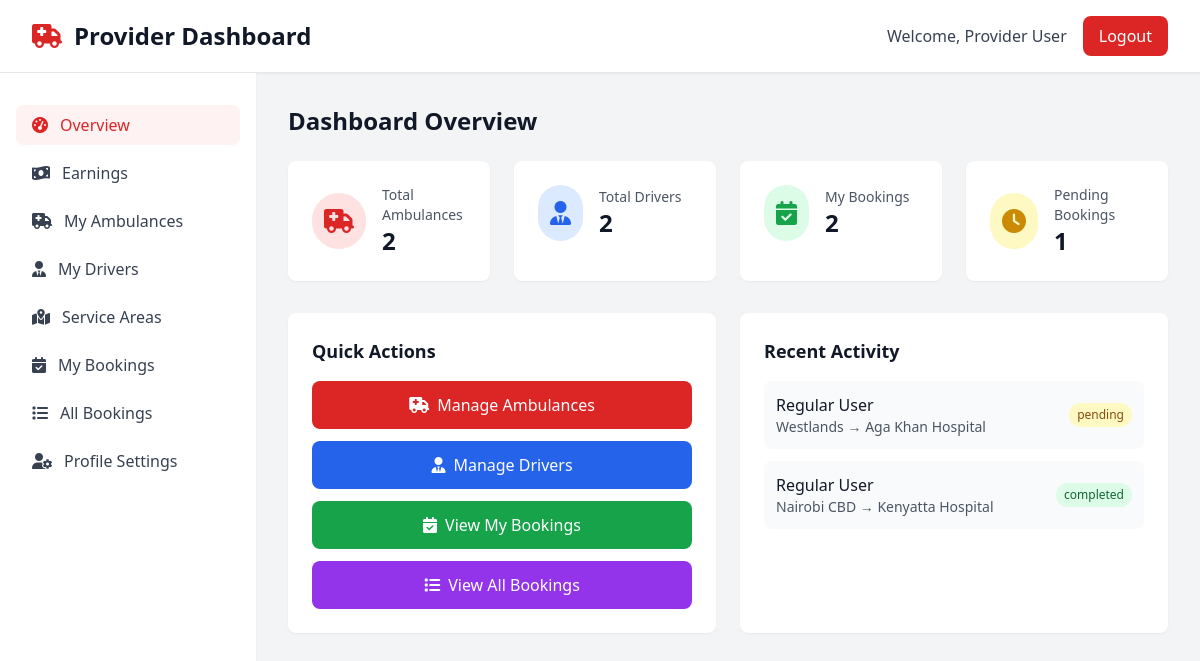
/provider/dashboard.php (signed in), run on the app's committed database.
### tables this page shows
CREATE TABLE IF NOT EXISTS bookings (
    id INT AUTO_INCREMENT PRIMARY KEY,
    user_id INT NOT NULL,
    ambulance_id INT,
    pickup_location VARCHAR(255) NOT NULL,
    destination VARCHAR(255) NOT NULL,
    booking_type ENUM('emergency', 'non-emergency') NOT NULL,
    status ENUM('pending', 'accepted', 'in_progress', 'completed', 'cancelled') DEFAULT 'pending',
    amount DECIMAL(10,2) DEFAULT 0.00,
    created_at TIMESTAMP DEFAULT CURRENT_TIMESTAMP,
    FOREIGN KEY (user_id) REFERENCES users(id) ON DELETE CASCADE,
    FOREIGN KEY (ambulance_id) REFERENCES ambulances(id) ON DELETE SET NULL
);

CREATE TABLE IF NOT EXISTS users (
    id INT AUTO_INCREMENT PRIMARY KEY,
    fullname VARCHAR(100) NOT NULL,
    email VARCHAR(100) NOT NULL UNIQUE,
    phone VARCHAR(20) NOT NULL,
    account_type ENUM('user', 'provider', 'admin') NOT NULL,
    password VARCHAR(255) NOT NULL,
    otp VARCHAR(6) DEFAULT NULL,
    otp_timestamp TIMESTAMP NULL,
    is_active BOOLEAN DEFAULT TRUE,
    email_verified BOOLEAN DEFAULT FALSE,
    is_approved BOOLEAN DEFAULT TRUE,
    rejection_reason TEXT NULL,
    created_at TIMESTAMP DEFAULT CURRENT_TIMESTAMP,
    updated_at TIMESTAMP DEFAULT CURRENT_TIMESTAMP ON UPDATE CURRENT_TIMESTAMP
);

### provider/dashboard.php (the view, shortened to what this page needs)
<?php
include '../config.php';
$provider_id = $_SESSION['user_id'];
$ambulances = $conn->query("SELECT * FROM ambulances WHERE provider_id = $provider_id ORDER BY created_at DESC");
$drivers = $conn->query("SELECT d.*, a.vehicle_number FROM drivers d LEFT JOIN ambulances a ON d.ambulance_id = a.id WHERE d.provider_id = $provider_id ORDER BY d.created_at DESC");
$bookings = $conn->query("SELECT b.*, u.fullname as user_name, a.vehicle_number FROM bookings b JOIN users u ON b.user_id = u.id LEFT JOIN ambulances a ON b.ambulance_id = a.id WHERE b.ambulance_id IN (SELECT id FROM ambulances WHERE provider_id = $provider_id) ORDER BY b.created_at DESC");
$pending_bookings = $conn->query("SELECT COUNT(*) as count FROM bookings WHERE status = 'pending'");
include '../includes/header.php';
include '../includes/sidebar.php';
?>
        <main class="flex-1 p-8">
            <section class="mb-8">
                <h2 class="text-2xl font-bold text-gray-900 mb-6">Dashboard Overview</h2>
                <div class="grid grid-cols-1 md:grid-cols-4 gap-6 mb-8">
                    <div class="bg-white rounded-lg shadow-sm p-6">
                        <div class="flex items-center">
                            <div class="p-3 rounded-full bg-red-100 text-red-600">
                                <i class="fas fa-ambulance text-2xl"></i>
                            </div>
                            <div class="ml-4">
                                <p class="text-sm font-medium text-gray-600">Total Ambulances</p>
                                <p class="text-2xl font-semibold text-gray-900"><?php echo $ambulances->num_rows; ?></p>
                            </div>
                        </div>
                    </div>
                    <div class="bg-white rounded-lg shadow-sm p-6">
                        <div class="flex items-center">
                            <div class="p-3 rounded-full bg-blue-100 text-blue-600">
                                <i class="fas fa-user-tie text-2xl"></i>
                            </div>
                            <div class="ml-4">
                                <p class="text-sm font-medium text-gray-600">Total Drivers</p>
                                <p class="text-2xl font-semibold text-gray-900"><?php echo $drivers->num_rows; ?></p>
                            </div>
                        </div>
                    </div>
                    <div class="bg-white rounded-lg shadow-sm p-6">
                        <div class="flex items-center">
                            <div class="p-3 rounded-full bg-green-100 text-green-600">
                                <i class="fas fa-calendar-check text-2xl"></i>
                            </div>
                            <div class="ml-4">
                                <p class="text-sm font-medium text-gray-600">My Bookings</p>
                                <p class="text-2xl font-semibold text-gray-900"><?php echo $bookings->num_rows; ?></p>
                            </div>
                        </div>
                    </div>
                    <div class="bg-white rounded-lg shadow-sm p-6">
                        <div class="flex items-center">
                            <div class="p-3 rounded-full bg-yellow-100 text-yellow-600">
                                <i class="fas fa-clock text-2xl"></i>
                            </div>
                            <div class="ml-4">
                                <p class="text-sm font-medium text-gray-600">Pending Bookings</p>
                                <p class="text-2xl font-semibold text-gray-900"><?php echo $pending_bookings->fetch_assoc()['count']; ?></p>
                            </div>
                        </div>
                    </div>
                </div>
                <div class="grid grid-cols-1 md:grid-cols-2 gap-6">
                <div class="bg-white rounded-lg shadow-sm p-6">
                        <h3 class="text-lg font-semibold text-gray-900 mb-4">Quick Actions</h3>
                        <div class="space-y-3">
                            <a href="ambulances.php" class="block w-full bg-red-600 text-white px-4 py-3 rounded-lg hover:bg-red-700 text-center">
                                <i class="fas fa-ambulance mr-2"></i>Manage Ambulances
                            </a>
                            <a href="drivers.php" class="block w-full bg-blue-600 text-white px-4 py-3 rounded-lg hover:bg-blue-700 text-center">
                                <i class="fas fa-user-tie mr-2"></i>Manage Drivers
                            </a>
                            <a href="my-bookings.php" class="block w-full bg-green-600 text-white px-4 py-3 rounded-lg hover:bg-green-700 text-center">
                                <i class="fas fa-calendar-check mr-2"></i>View My Bookings
                            </a>
                            <a href="all-bookings.php" class="block w-full bg-purple-600 text-white px-4 py-3 rounded-lg hover:bg-purple-700 text-center">
                                <i class="fas fa-list mr-2"></i>View All Bookings
                            </a>
                        </div>
                    </div>
                <div class="bg-white rounded-lg shadow-sm p-6">
                        <h3 class="text-lg font-semibold text-gray-900 mb-4">Recent Activity</h3>
                        <div class="space-y-3">
                            <?php
                            $recent_bookings = $conn->query("SELECT b.*, u.fullname as user_name FROM bookings b JOIN users u ON b.user_id = u.id WHERE b.ambulance_id IN (SELECT id FROM ambulances WHERE provider_id = $provider_id) ORDER BY b.created_at DESC LIMIT 3");
                            if ($recent_bookings->num_rows > 0):
                                while ($booking = $recent_bookings->fetch_assoc()):
                            ?>
                            <div class="flex items-center justify-between p-3 bg-gray-50 rounded-lg">
                                <div>
                                    <p class="font-medium text-gray-900"><?php echo htmlspecialchars($booking['user_name']); ?></p>
                                    <p class="text-sm text-gray-600"><?php echo htmlspecialchars($booking['pickup_location']); ?> → <?php echo htmlspecialchars($booking['destination']); ?></p>
                    </div>
                                <span class="px-2 py-1 text-xs font-medium rounded-full
                                    <?php
                                    switch($booking['status']) {
                                        case 'pending': echo 'bg-yellow-100 text-yellow-800'; break;
                                        case 'completed': echo 'bg-green-100 text-green-800'; break;
                                    }
                                    ?>">
                                    <?php echo htmlspecialchars($booking['status']); ?>
                                </span>
                </div>
                            <?php
                                endwhile;
                            else:
                            ?>
                            <p class="text-gray-500 text-center py-4">No recent bookings</p>
                                        <?php endif; ?>
                        </div>
                    </div>
                </div>
            </section>
        </main>
<?php include '../includes/footer.php'; ?>

### data on the page
bookings: user.fullname "Regular User", pickup_location "Westlands", destination "Aga Khan Hospital", status "pending"
bookings: user.fullname "Regular User", pickup_location "Nairobi CBD", destination "Kenyatta Hospital", status "completed"

### other printed values
$dashboard_type "Provider"
$_SESSION['fullname'] "Provider User"
$ambulances->num_rows "2"
$drivers->num_rows "2"
$bookings->num_rows "2"
$pending_bookings->fetch_assoc()['count'] "1"
